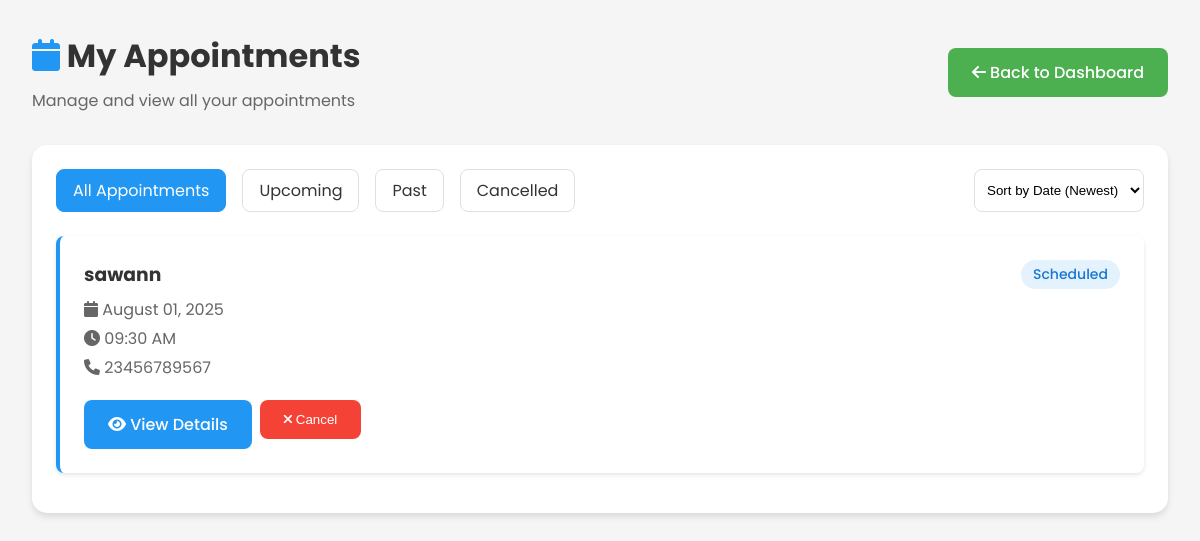
The page /doctor_appointments.php (signed in) on the database its author committed.
### tables this page shows
CREATE TABLE `appointments` (
  `appointment_id` int(11) NOT NULL,
  `patient_id` int(11) NOT NULL,
  `doctor_id` int(11) NOT NULL,
  `appointment_date` date NOT NULL,
  `appointment_time` time NOT NULL,
  `reason` text NOT NULL,
  `notes` text DEFAULT NULL,
  `preferred_communication` varchar(50) NOT NULL,
  `status` varchar(20) NOT NULL DEFAULT 'Scheduled',
  `created_at` timestamp NULL DEFAULT current_timestamp()
);

CREATE TABLE `patients` (
  `patient_id` int(11) NOT NULL,
  `full_name` varchar(100) NOT NULL,
  `email` varchar(100) NOT NULL,
  `password` varchar(255) NOT NULL,
  `phone` varchar(20) DEFAULT NULL,
  `date_of_birth` date DEFAULT NULL,
  `gender` enum('Male','Female','Other') DEFAULT NULL,
  `address` text DEFAULT NULL,
  `created_at` timestamp NULL DEFAULT current_timestamp(),
  `profile_image` varchar(255) DEFAULT NULL
);

### doctor_appointments.php (the view, shortened to what this page needs)
<?php
require_once 'includes/db_connect.php';
$doctor_id = $_SESSION['user_id'];
$appointments = [];
$filter = isset($_GET['filter']) ? $_GET['filter'] : 'all';
$sort = isset($_GET['sort']) ? $_GET['sort'] : 'date_desc';
try {
    $query = "SELECT a.*, p.full_name as patient_name, p.phone as patient_phone, p.email as patient_email
              FROM appointments a
              JOIN patients p ON a.patient_id = p.patient_id
              WHERE a.doctor_id = ?";
    switch ($sort) {
        case 'date_desc':
            $query .= " ORDER BY a.appointment_date DESC, a.appointment_time DESC";
            break;
    }
    $stmt = $con->prepare($query);
    $stmt->bind_param("i", $doctor_id);
    $stmt->execute();
    $appointments = $stmt->get_result()->fetch_all(MYSQLI_ASSOC);
} catch (Exception $e) {
    $error = "Error: " . $e->getMessage();
    error_log("Error in doctor_appointments.php: " . $e->getMessage());
}
?>
<!DOCTYPE html>
<html lang="en">
<head>
    <link rel="stylesheet" href="https://cdnjs.cloudflare.com/ajax/libs/font-awesome/6.0.0/css/all.min.css">
</head>
<body>
    <div class="container">
        <div class="header">
            <div>
                <h1 style="margin: 0;">
                    <i class="fas fa-calendar" style="color: var(--primary-color);"></i>
                    My Appointments
                </h1>
                <p style="margin: 0.5rem 0 0; color: var(--light-text);">
                    Manage and view all your appointments
                </p>
            </div>
            <a href="doctor_dashboard.php" class="btn btn-secondary">
                <i class="fas fa-arrow-left"></i> Back to Dashboard
            </a>
        </div>
        <div class="card">
            <div class="filters">
                <a href="?filter=all&sort=<?php echo $sort; ?>"
                   class="filter-btn <?php echo $filter === 'all' ? 'active' : ''; ?>">
                    All Appointments
                </a>
                <a href="?filter=upcoming&sort=<?php echo $sort; ?>"
                   class="filter-btn <?php echo $filter === 'upcoming' ? 'active' : ''; ?>">
                    Upcoming
                </a>
                <a href="?filter=past&sort=<?php echo $sort; ?>"
                   class="filter-btn <?php echo $filter === 'past' ? 'active' : ''; ?>">
                    Past
                </a>
                <a href="?filter=cancelled&sort=<?php echo $sort; ?>"
                   class="filter-btn <?php echo $filter === 'cancelled' ? 'active' : ''; ?>">
                    Cancelled
                </a>
                <select class="sort-select" onchange="window.location.href='?filter=<?php echo $filter; ?>&sort='+this.value">
                    <option value="date_desc" <?php echo $sort === 'date_desc' ? 'selected' : ''; ?>>Sort by Date (Newest)</option>
                </select>
            </div>
            <?php if (empty($appointments)): ?>
                <div class="empty-state">
                    <i class="fas fa-calendar-times"></i>
                    <h3>No Appointments Found</h3>
                    <p>There are no appointments matching your current filter.</p>
                </div>
            <?php else: ?>
                <?php foreach ($appointments as $appointment): ?>
                    <div class="appointment-card">
                        <div style="display: flex; justify-content: space-between; align-items: flex-start;">
                            <div>
                                <h3 style="margin: 0 0 0.5rem;">
                                    <?php echo htmlspecialchars($appointment['patient_name']); ?>
                                </h3>
                                <p style="margin: 0.25rem 0; color: var(--light-text);">
                                    <i class="fas fa-calendar"></i>
                                    <?php echo date('F d, Y', strtotime($appointment['appointment_date'])); ?>
                                </p>
                                <p style="margin: 0.25rem 0; color: var(--light-text);">
                                    <i class="fas fa-clock"></i>
                                    <?php echo date('h:i A', strtotime($appointment['appointment_time'])); ?>
                                </p>
                                <p style="margin: 0.25rem 0; color: var(--light-text);">
                                    <i class="fas fa-phone"></i>
                                    <?php echo htmlspecialchars($appointment['patient_phone']); ?>
                                </p>
                            </div>
                            <span class="status-badge status-<?php echo strtolower($appointment['status']); ?>">
                                <?php echo $appointment['status']; ?>
                            </span>
                        </div>
                        <div class="action-buttons">
                            <a href="view_appointment.php?id=<?php echo $appointment['appointment_id']; ?>"
                               class="btn btn-primary">
                                <i class="fas fa-eye"></i> View Details
                            </a>
                            <?php if ($appointment['status'] === 'Scheduled'): ?>
                                <form method="POST" action="cancel_appointment.php" style="display:inline;" onsubmit="return confirm('Are you sure you want to cancel this appointment? This action cannot be undone.');">
                                    <button type="submit" class="btn btn-danger">
                                        <i class="fas fa-times"></i> Cancel
                                    </button>
                                </form>
                            <?php endif; ?>
                        </div>
                    </div>
                <?php endforeach; ?>
            <?php endif; ?>
        </div>
    </div>
</body>
</html>

### doctor_appointments.php (style rules this page uses)
:root { --primary-color: #2196f3; --secondary-color: #4CAF50; --accent-color: #ff9800; --danger-color: #f44336; --light-bg: #f5f5f5; --dark-text: #333; --light-text: #666; --border-color: #e0e0e0; }
body { font-family: 'Poppins', sans-serif; background-color: var(--light-bg); margin: 0; padding: 0; color: var(--dark-text); }
.container { max-width: 1200px; margin: 0 auto; padding: 2rem; }
.header { display: flex; justify-content: space-between; align-items: center; margin-bottom: 2rem; }
.card { background: white; border-radius: 15px; padding: 1.5rem; box-shadow: 0 4px 6px rgba(0,0,0,0.1); margin-bottom: 1.5rem; }
.filters { display: flex; gap: 1rem; margin-bottom: 1.5rem; flex-wrap: wrap; }
.filter-btn { padding: 0.5rem 1rem; border: 1px solid var(--border-color); border-radius: 8px; background: white; cursor: pointer; transition: all 0.3s ease; text-decoration: none; color: var(--dark-text); }
.filter-btn.active { background: var(--primary-color); color: white; border-color: var(--primary-color); }
.sort-select { padding: 0.5rem; border: 1px solid var(--border-color); border-radius: 8px; background: white; margin-left: auto; }
.appointment-card { border-left: 4px solid var(--primary-color); padding: 1.5rem; margin-bottom: 1rem; background: white; border-radius: 8px; box-shadow: 0 2px 4px rgba(0,0,0,0.1); }
.status-badge { padding: 0.25rem 0.75rem; border-radius: 20px; font-size: 0.875rem; font-weight: 500; }
.status-scheduled { background: #e3f2fd; color: #1976d2; }
.btn { display: inline-block; padding: 0.75rem 1.5rem; border-radius: 8px; text-decoration: none; font-weight: 500; transition: all 0.3s ease; border: none; cursor: pointer; }
.btn-primary { background-color: var(--primary-color); color: white; }
.btn-secondary { background-color: var(--secondary-color); color: white; }
.btn-danger { background-color: var(--danger-color); color: white; }
.action-buttons { display: flex; gap: 0.5rem; margin-top: 1rem; }

### rows shown on the page
appointments: patient.full_name "sawann", appointment_date "August 01, 2025", appointment_time "09:30 AM", patient.phone "23456789567", status "Scheduled"
